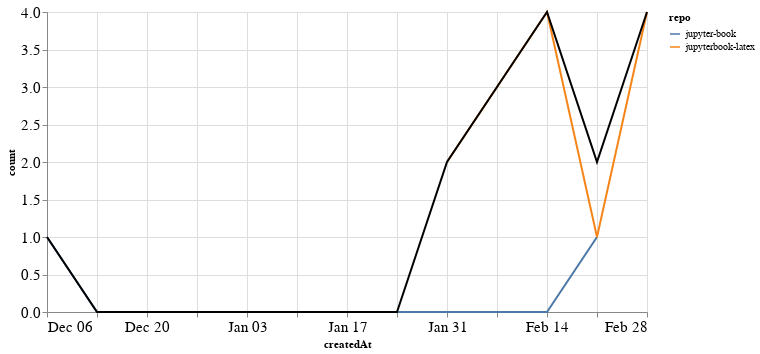

Write notebook code for a chart like this one.
### Markdown cell above
### PRs

### Code cell
prs_time = prs.groupby('repo').resample('W', on='createdAt').count()['author'].reset_index()
prs_time = prs_time.rename(columns={'author': 'count'})
prs_time_total = prs_time.groupby('createdAt').agg({"count": "sum"}).reset_index()

ch1 = alt.Chart(prs_time, width=600).mark_line().encode(
    x='createdAt',
    y='count',
    color='repo',
    tooltip="repo"
)

ch2 = alt.Chart(prs_time_total, width=600).mark_line(color="black").encode(
    x='createdAt',
    y='count',
)

ch1 + ch2

### Figure 1 — Vega-Lite specification as saved in the notebook (floating-point values rounded to 4 significant figures)
{"config": {"axisLeft": {"labelFontSize": 15}, "axisBottom": {"labelFontSize": 15}}, "layer": [{"data": {"name": "data-1ea47184cb0e14d31adc4aca5531629e"}, "mark": "line", "encoding": {"color": {"type": "nominal", "field": "repo"}, "tooltip": {"type": "nominal", "field": "repo"}, "x": {"type": "temporal", "field": "createdAt"}, "y": {"type": "quantitative", "field": "count"}}, "width": 600}, {"data": {"name": "data-06d8655294f6be67e51eb6e8a312984f"}, "mark": {"type": "line", "color": "black"}, "encoding": {"x": {"type": "temporal", "field": "createdAt"}, "y": {"type": "quantitative", "field": "count"}}, "width": 600}], "$schema": "https://vega.github.io/schema/vega-lite/v4.8.1.json", "datasets": {"data-1ea47184cb0e14d31adc4aca5531629e": [{"repo": "jupyter-book", "createdAt": "2020-12-06T00:00:00", "count": 1}, {"repo": "jupyter-book", "createdAt": "2020-12-13T00:00:00", "count": 0}, {"repo": "jupyter-book", "createdAt": "2020-12-20T00:00:00", "count": 0}, {"repo": "jupyter-book", "createdAt": "2020-12-27T00:00:00", "count": 0}, {"repo": "jupyter-book", "createdAt": "2021-01-03T00:00:00", "count": 0}, {"repo": "jupyter-book", "createdAt": "2021-01-10T00:00:00", "count": 0}, {"repo": "jupyter-book", "createdAt": "2021-01-17T00:00:00", "count": 0}, {"repo": "jupyter-book", "createdAt": "2021-01-24T00:00:00", "count": 0}, {"repo": "jupyter-book", "createdAt": "2021-01-31T00:00:00", "count": 0}, {"repo": "jupyter-book", "createdAt": "2021-02-07T00:00:00", "count": 0}, {"repo": "jupyter-book", "createdAt": "2021-02-14T00:00:00", "count": 0}, {"repo": "jupyter-book", "createdAt": "2021-02-21T00:00:00", "count": 1}, {"repo": "jupyterbook-latex", "createdAt": "2021-01-31T00:00:00", "count": 2}, {"repo": "jupyterbook-latex", "createdAt": "2021-02-07T00:00:00", "count": 3}, {"repo": "jupyterbook-latex", "createdAt": "2021-02-14T00:00:00", "count": 4}, {"repo": "jupyterbook-latex", "createdAt": "2021-02-21T00:00:00", "count": 1}, {"repo": "jupyterbook-latex", "createdAt": "2021-02-28T00:00:00", "count": 4}], "data-06d8655294f6be67e51eb6e8a312984f": [{"createdAt": "2020-12-06T00:00:00", "count": 1}, {"createdAt": "2020-12-13T00:00:00", "count": 0}, {"createdAt": "2020-12-20T00:00:00", "count": 0}, {"createdAt": "2020-12-27T00:00:00", "count": 0}, {"createdAt": "2021-01-03T00:00:00", "count": 0}, {"createdAt": "2021-01-10T00:00:00", "count": 0}, {"createdAt": "2021-01-17T00:00:00", "count": 0}, {"createdAt": "2021-01-24T00:00:00", "count": 0}, {"createdAt": "2021-01-31T00:00:00", "count": 2}, {"createdAt": "2021-02-07T00:00:00", "count": 3}, {"createdAt": "2021-02-14T00:00:00", "count": 4}, {"createdAt": "2021-02-21T00:00:00", "count": 2}, {"createdAt": "2021-02-28T00:00:00", "count": 4}]}}
